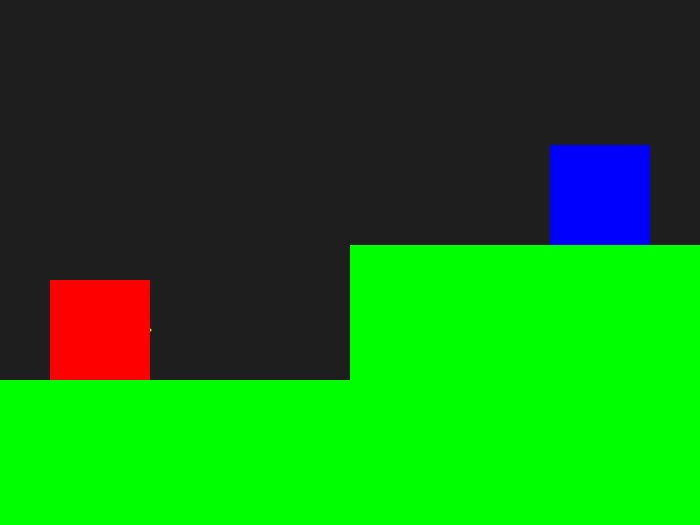
Frame 1 (no input)
Frame 60 (no input): identical to frame 1, image omitted
Frame 120 (the mouse pressed at the canvas centre since frame 60): identical to frame 1, image omitted

The p5.js sketch that drew this single still picture (run headless with seeded random() and noise() and a simulated clock; from frame 60 on, the mouse is pressed at the canvas centre):

// p5.js sketch
// ── sketch.js
let player1Height = 0;
let player2Height = 0;

let tankSize = 100; //the size of rect of the tanks

let Round = 0;           //player1 or player2
let ballPos; // position of cannonball
let ballVec; // velocity of cannonball

function setup() {
	createCanvas(700, 700 * .75);

	player1Height = random(height * 0.2, height * 0.8);
	player2Height = height - player1Height;

	Round = 1;
	ballPos = createVector(100, player1Height)
	ballVec = createVector(2.5, 0)
}

function draw() {
	background(30);

	keyEvent();

	// draw the velocity arrow
	stroke(255, 255, 0);
	strokeWeight(3);
	line(100, player1Height, 100 + ballVec.x * 20, player1Height + ballVec.y * 20);

	// draw the tanks
	rectMode(CENTER);
	noStroke();  //沒有框線
	fill(255, 0, 0);
	rect(100, player1Height, tankSize, tankSize);
	fill(0, 0, 255);
	rect(width - 100, player2Height, tankSize, tankSize);

	//draw the ground
	rectMode(CORNERS);  //use corner to corner mode
	noStroke();  //沒有框線
	fill(0, 255, 0);
	rect(0, player1Height + tankSize / 2, width / 2, height);
	rect(width / 2, player2Height + tankSize / 2, width, height);
}

function keyEvent() {
	if (keyIsPressed) {
		if (Round == 1) {
			if (key == 'W' || key == 'w') {
				ballVec = ballVec.mult(1.1);
				ballVec.limit(10);
			}
			if (key == 'S' || key == 's')
				ballVec = ballVec.mult(0.9);
			if (key == 'A' || key == 'a')
				ballVec = ballVec.rotate(radians(-5));
			if (key == 'D' || key == 'd')
				ballVec = ballVec.rotate(radians(5));
		}
	}
}
